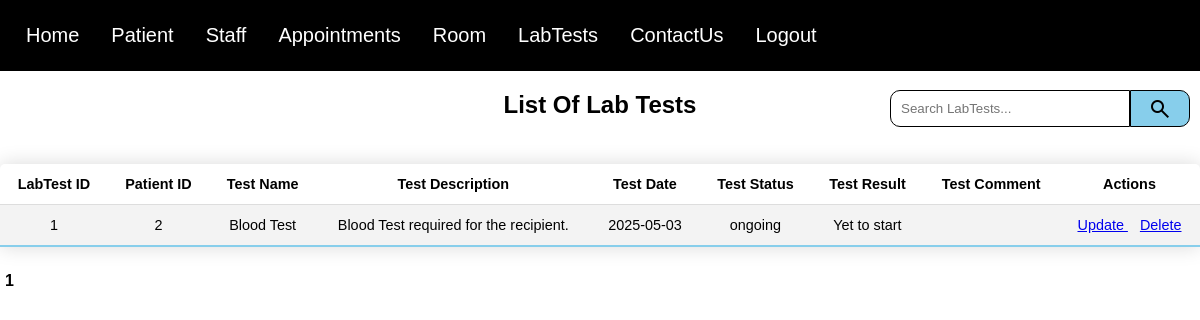
The app's page /viewLabTest.php (signed in) with its own data.
### tables this page shows
CREATE TABLE "LabTests" (
	"LabTestID"	INTEGER NOT NULL UNIQUE,
	"PatientID"	INTEGER NOT NULL,
	"TestName"	TEXT NOT NULL,
	"TestDescription"	TEXT NOT NULL,
	"TestDate"	TEXT NOT NULL,
	"TestStatus"	TEXT NOT NULL,
	"TestResult"	TEXT NOT NULL,
	"TestComment"	TEXT,
	PRIMARY KEY("LabTestID" AUTOINCREMENT),
	FOREIGN KEY("PatientID") REFERENCES "Patient"("PatientID")
);

### viewLabTest.php (the view, shortened to what this page needs)
<!DOCTYPE html>
<?php
require 'PDOconnection.php';
$pdo = getPDOConnection();
$searchTerm = isset($_GET['search']) ? trim($_GET['search']) : '';
$records_per_page = 5;
$current_page = isset($_GET['page']) ? intval($_GET['page']) : 1;
$offset = ($current_page - 1) * $records_per_page;
if ($searchTerm !== '') {
    $stmt = $pdo->prepare("Select Count(*) as total FROM LabTests WHERE PatientID LIKE :search");
    $stmt->execute(['search' => "%$searchTerm%"]);
}   else {
    $stmt = $pdo->query("SELECT COUNT(*) as total FROM LabTests");
}
$total_row = $stmt->fetch(PDO::FETCH_ASSOC);
$total_records = $total_row['total'];
$total_pages = ceil($total_records / $records_per_page);
if ($searchTerm !== '') {
    $stmt = $pdo->prepare("SELECT * FROM LabTests WHERE PatientID Like :search LIMIT :limit OFFSET :offset");
    $stmt->bindValue(':search', "%$searchTerm%", PDO::PARAM_STR);
    $stmt->bindValue(':limit', $records_per_page, PDO::PARAM_INT);
    $stmt->bindValue(':offset', $offset, PDO::PARAM_INT);
    $stmt->execute();
} else {
    $stmt = $pdo->prepare("SELECT * FROM LabTests LIMIT :limit OFFSET :offset");
    $stmt->bindValue(':limit', $records_per_page, PDO::PARAM_INT);
    $stmt->bindValue(':offset', $offset, PDO::PARAM_INT);
    $stmt->execute();
}
$labTests = $stmt->fetchALL(PDO::FETCH_ASSOC);
?>
<html lang="en">
<head>
    <link rel="stylesheet" href="loginstyle.css" />
</head>
<body>
        <?php
            include("navbar.php");
        ?>
    <div>
        <h2 class="centered-header">List Of Lab Tests</h2>
    </div>
    <form class="SearchForm" method="GET" action="">
            <input id="SearchBar" type="text" name="search" placeholder="Search LabTests..." value="<?=htmlspecialchars($_GET['search'] ?? '') ?>">
            <button id="SearchButton" type="submit">
                <span class="material-symbols-outlined">search</span>
            </button>
        </form>
    <div>
      <?php
        echo "<table>";
        echo "<tr> <th>LabTest ID</th> <th>Patient ID</th> <th>Test Name</th> <th>Test Description</th><th>Test Date</th><th>Test Status</th> <th>Test Result</th> <th>Test Comment</th><th>Actions</th></tr>";
        foreach ($labTests as $row) {
            $LabTestID = htmlspecialchars($row['LabTestID']);
            $PatientID = htmlspecialchars($row['PatientID']);
            $TestName = htmlspecialchars($row['TestName']);
            $TestDescription = htmlspecialchars($row['TestDescription']);
            $TestDate = htmlspecialchars($row['TestDate']);
            $TestStatus = htmlspecialchars($row['TestStatus']);
            $TestResult = htmlspecialchars($row['TestResult']);
            $TestComment = htmlspecialchars($row['TestComment']);
           echo "<tr>
                  <td>$LabTestID</td>
                  <td>$PatientID</td>
                  <td>$TestName</td>
                  <td>$TestDescription</td>
                  <td>$TestDate</td>
                  <td>$TestStatus</td>
                  <td>$TestResult</td>
                  <td>$TestComment</td>
                  <td>
                   <a href='updateLabTestPage.php ?LabTestID=$LabTestID'> Update </a> &nbsp;&nbsp;
                   <a href='deleteLabTest.php?LabTestID=$LabTestID' onclick='return confirm(\"Are you sure you would like to delete this record?\");' class='action-link delete'>Delete</a>
                </tr>";
        }
        echo "</table>";
        echo "<div class='pagination'>";
        $queryString = '';
        for ($i = 1; $i <= $total_pages; $i++) {
            if ($i == $current_page) {
                echo "<strong>$i</strong> ";
            } else {
                echo "<a href='?page=$i$queryString'>$i</a> ";
            }
        }
        echo "</div>";
     ?>
    </div>
</body>
</html>

### loginstyle.css (style rules this page uses)
body { font-family: Arial, sans-serif; display: flex; flex-direction: column; min-height: 100vh; margin: 0; }
.centered-header { text-align: center; }
form { width: 300px; margin: 0 auto; padding: 20px; background: #f9f9f9; border-radius: 8px; }
input[type="text"], input[type="number"], input[type="date"], input[type="email"] { width: calc(100% - 22px); padding: 10px; margin-bottom: 10px; border: 1px solid #ddd; border-radius: 4px; }
button { width: 100%; padding: 10px; background-color: skyblue; color: white; border: none; border-radius: 4px; cursor: pointer; color: black; }
table { width: 100%; border-collapse: collapse; margin: 25px 0; font-size: 0.9em; min-width: 400px; border-radius: 5px 5px 0 0; overflow: hidden; box-shadow: 0 0 20px rgba(0, 0, 0, 0.15); }
th { padding: 12px 15px; }
td { text-align: center; padding: 12px 15px; }
tbody tr { border-bottom: 1px solid #dddddd; }
tbody tr:nth-of-type(even) { background-color: #f3f3f3; }
tbody tr:last-of-type { border-bottom: 2px solid skyblue; }
.pagination strong { margin: 0 5px; font-weight: bold; }

### viewLabTest.php (style rules this page uses)
.SearchForm { display: flex; flex-direction: row; position: fixed; Margin-top: 0px; top: 90px; right: 10px; padding: 0px; background: white; }
#SearchBar { width: 80%; border: 1px solid,rgb(0, 0, 0); border-radius: 10px 0px 0px 10px; }
#SearchButton { width: 20%; padding: 0px; margin-bottom: 10px; border: 1px solid,rgb(0, 0, 0); border-radius: 0px 10px 10px 0px; }

### records on screen
labtests: LabTestID "1", PatientID "2", TestName "Blood Test", TestDescription "Blood Test required for the recipient.", TestDate "2025-05-03", TestStatus "ongoing", TestResult "Yet to start"
